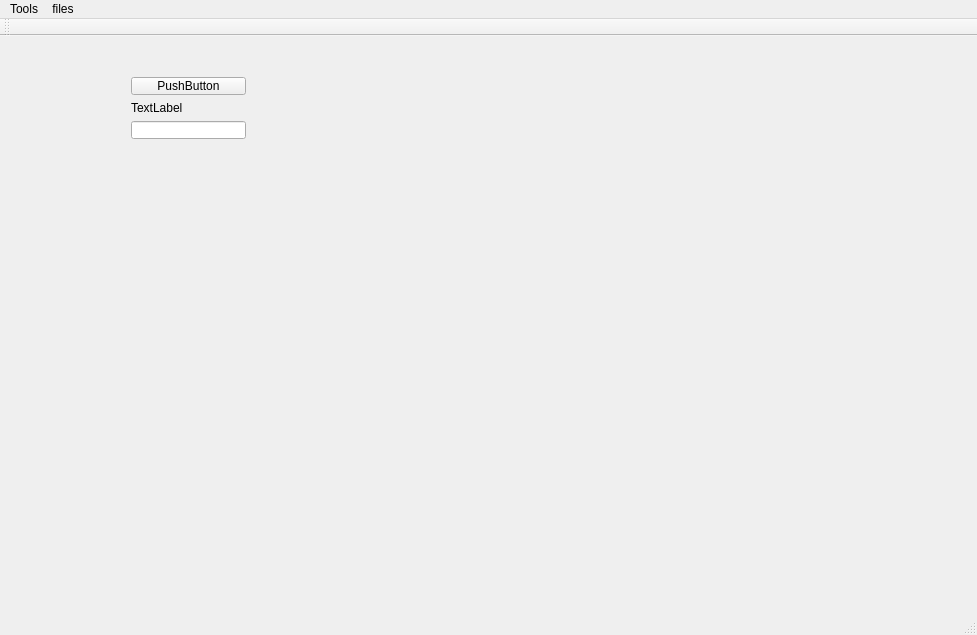
<?xml version="1.0" encoding="UTF-8"?>
<ui version="4.0">
 <class>MainWindow</class>
 <widget class="QMainWindow" name="MainWindow">
  <property name="geometry">
   <rect>
    <x>0</x>
    <y>0</y>
    <width>977</width>
    <height>635</height>
   </rect>
  </property>
  <property name="windowTitle">
   <string>MainWindow</string>
  </property>
  <widget class="QWidget" name="centralWidget">
   <widget class="QWidget" name="">
    <property name="geometry">
     <rect>
      <x>120</x>
      <y>30</y>
      <width>137</width>
      <height>84</height>
     </rect>
    </property>
    <layout class="QVBoxLayout" name="verticalLayout">
     <item>
      <widget class="QPushButton" name="pushButton">
       <property name="text">
        <string>PushButton</string>
       </property>
      </widget>
     </item>
     <item>
      <widget class="QLabel" name="label">
       <property name="text">
        <string>TextLabel</string>
       </property>
      </widget>
     </item>
     <item>
      <widget class="QLineEdit" name="lineEdit"/>
     </item>
    </layout>
   </widget>
  </widget>
  <widget class="QMenuBar" name="menuBar">
   <property name="geometry">
    <rect>
     <x>0</x>
     <y>0</y>
     <width>977</width>
     <height>22</height>
    </rect>
   </property>
   <widget class="QMenu" name="menuTools">
    <property name="title">
     <string>Tools</string>
    </property>
    <addaction name="actionSomeTools"/>
    <addaction name="actionanotherTool"/>
   </widget>
   <widget class="QMenu" name="menufiles">
    <property name="title">
     <string>files</string>
    </property>
    <addaction name="actionopensomething"/>
   </widget>
   <addaction name="menuTools"/>
   <addaction name="menufiles"/>
  </widget>
  <widget class="QToolBar" name="mainToolBar">
   <attribute name="toolBarArea">
    <enum>TopToolBarArea</enum>
   </attribute>
   <attribute name="toolBarBreak">
    <bool>false</bool>
   </attribute>
  </widget>
  <widget class="QStatusBar" name="statusBar"/>
  <action name="actionSomeTools">
   <property name="text">
    <string>SomeTools</string>
   </property>
  </action>
  <action name="actionanotherTool">
   <property name="text">
    <string>anotherTool</string>
   </property>
  </action>
  <action name="actionopensomething">
   <property name="text">
    <string>opensomething</string>
   </property>
  </action>
 </widget>
 <layoutdefault spacing="6" margin="11"/>
 <resources/>
 <connections/>
</ui>
